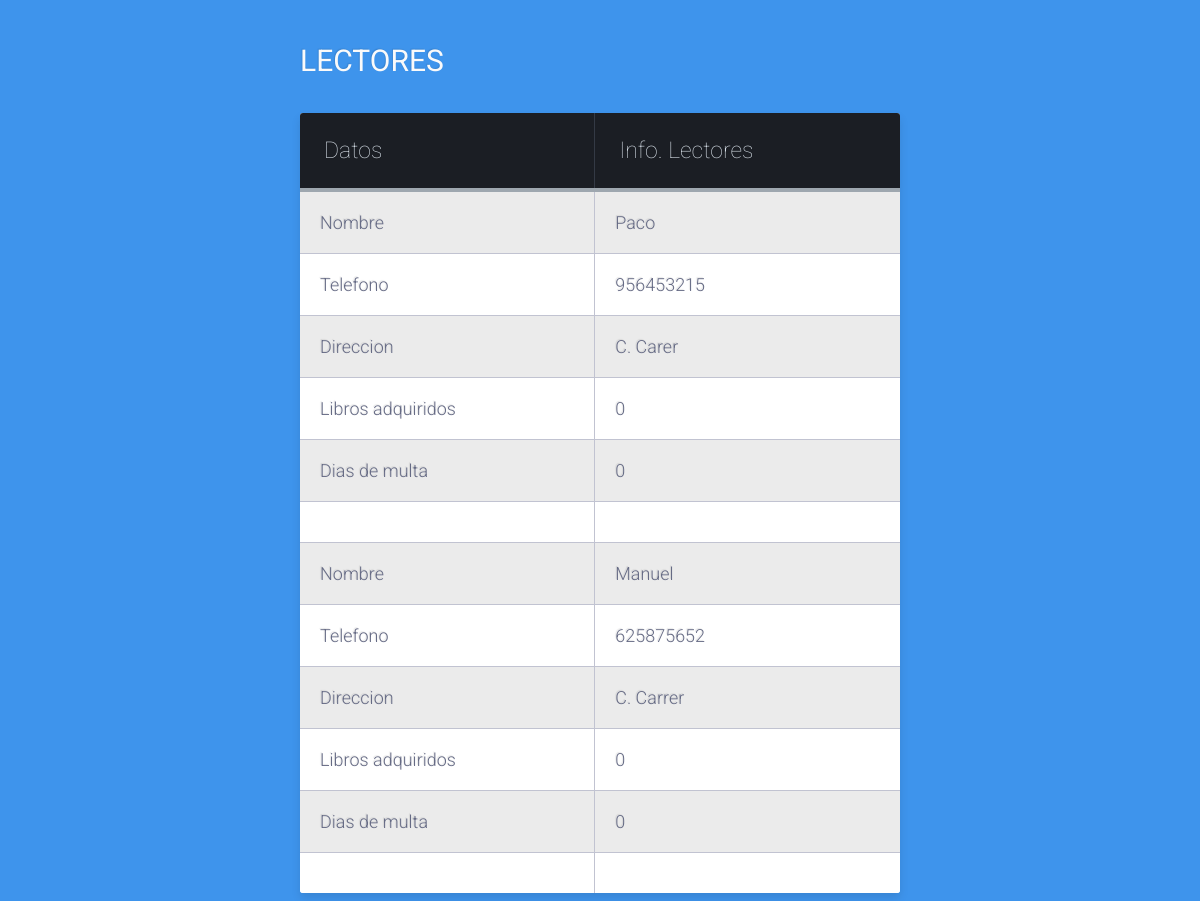
/lectores, run on the app's committed database.
### tables this page shows
CREATE TABLE "Lector" (
	"id_lector"	INTEGER NOT NULL PRIMARY KEY AUTOINCREMENT,
	"Nombre"	varchar(25) NOT NULL,
	"Telefono"	varchar(25) NOT NULL,
	"Direccion"	varchar(25) NOT NULL,
	"Num_libros_prestados"	INTEGER NOT NULL,
	"Dias_multa"	INTEGER NOT NULL
);

### run.py (the view)
@app.route('/lectores')
def mostrarLector():
    lector.extractInfo()
    return render_template("Lectores.html", nombre=lector.nombre, telefono=lector.telefono,
                           direccion=lector.direccion, num_libros=lector.num_libros_prestados,
                           dias_multa=lector.dias_multa, num=lector.num)

### lector.py (called while the page is built)
    def extractInfo(self):
        del self.id_lector[:], self.nombre[:], self.telefono[:], self.direccion[:], self.num_libros_prestados[:], self.dias_multa[:]
        sql = sqlite3.connect("Biblioteca_bd.db", timeout=10)
        query = "SELECT * from Lector;"
        result = sql.execute(query)
        for lector in result:
            self.id_lector.append(lector[0])
            self.nombre.append(lector[1])
            self.telefono.append(lector[2])
            self.direccion.append(lector[3])
            self.num_libros_prestados.append(lector[4])
            self.dias_multa.append(lector[5])
        self.num = len(self.nombre)
        sql.close()

### templates/Lectores.html (shortened to what this page needs)
<html lang="es">
<head>
    <link href="../static/css/mycss.css" rel="stylesheet">
</head>
<body>
<div class="table-title">
<h3>Lectores</h3>
</div>
<table class="table-fill">
<thead>
<tr>
<th class="text-left">Datos</th>
<th class="text-left"> Info. Lectores</th>
</tr>
</thead>
<tbody class="table-hover">
{% for i in range(num) %}
    <tr>
        <td class="text-left">Nombre</td>
        <td class="text-left">{{ nombre[i] }}</td>
    </tr>
    <tr>
        <td class="text-left">Telefono</td>
        <td class="text-left">{{ telefono[i] }}</td>
    </tr>
    <tr>
        <td class="text-left">Direccion</td>
        <td class="text-left">{{ direccion[i] }}</td>
    </tr>
    <tr>
        <td class="text-left">Libros adquiridos</td>
        <td class="text-left">{{ num_libros[i] }}</td>
    </tr>
    <tr>
        <td class="text-left">Dias de multa</td>
        <td class="text-left">{{ dias_multa[i] }}</td>
    </tr>
    <tr>
        <td></td>
        <td></td>
    </tr>
{% endfor %}
</tbody>
</table>
  </body>
</html>

### static/css/mycss.css (style rules this page uses)
body { background-color: #3e94ec; font-family: "Roboto", helvetica, arial, sans-serif; font-size: 16px; font-weight: 400; text-rendering: optimizeLegibility; }
div.table-title { display: block; margin: auto; max-width: 600px; padding:5px; width: 100%; }
.table-title h3 { color: #fafafa; font-size: 30px; font-weight: 400; font-style:normal; font-family: "Roboto", helvetica, arial, sans-serif; text-shadow: -1px -1px 1px rgba(0, 0, 0, 0.1); text-transform:uppercase; }
.table-fill { background: white; border-radius:3px; border-collapse: collapse; height: 320px; margin: auto; max-width: 600px; padding:5px; width: 100%; box-shadow: 0 5px 10px rgba(0, 0, 0, 0.1); animation: float 5s infinite; }
th { color:#D5DDE5;; background:#1b1e24; border-bottom:4px solid #9ea7af; border-right: 1px solid #343a45; font-size:23px; font-weight: 100; padding:24px; text-align:left; text-shadow: 0 1px 1px rgba(0, 0, 0, 0.1); vertical-align:middle; }
th:first-child { border-top-left-radius:3px; }
th:last-child { border-top-right-radius:3px; border-right:none; }
tr { border-top: 1px solid #C1C3D1; border-bottom-: 1px solid #C1C3D1; color:#666B85; font-size:16px; font-weight:normal; text-shadow: 0 1px 1px rgba(256, 256, 256, 0.1); }
tr:first-child { border-top:none; }
tr:last-child { border-bottom:none; }
tr:nth-child(odd) td { background:#EBEBEB; }
tr:last-child td:first-child { border-bottom-left-radius:3px; }
tr:last-child td:last-child { border-bottom-right-radius:3px; }
td { background:#FFFFFF; padding:20px; text-align:left; vertical-align:middle; font-weight:300; font-size:18px; text-shadow: -1px -1px 1px rgba(0, 0, 0, 0.1); border-right: 1px solid #C1C3D1; }
td:last-child { border-right: 0px; }
th.text-left { text-align: left; }
td.text-left { text-align: left; }

### data on the page
Lector: Nombre "Paco", Telefono "956453215", Direccion "C. Carer"
Lector: Nombre "Manuel", Telefono "625875652", Direccion "C. Carrer"

### other printed values
{{ num_libros[i] }} "0" "0"
{{ dias_multa[i] }} "0" "0"
